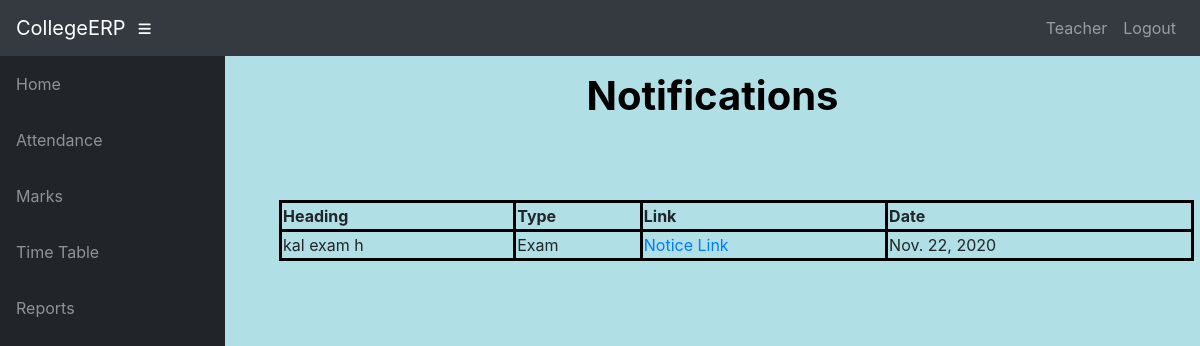
The app's page /info/student/212121/alerts/ (signed in), older data.
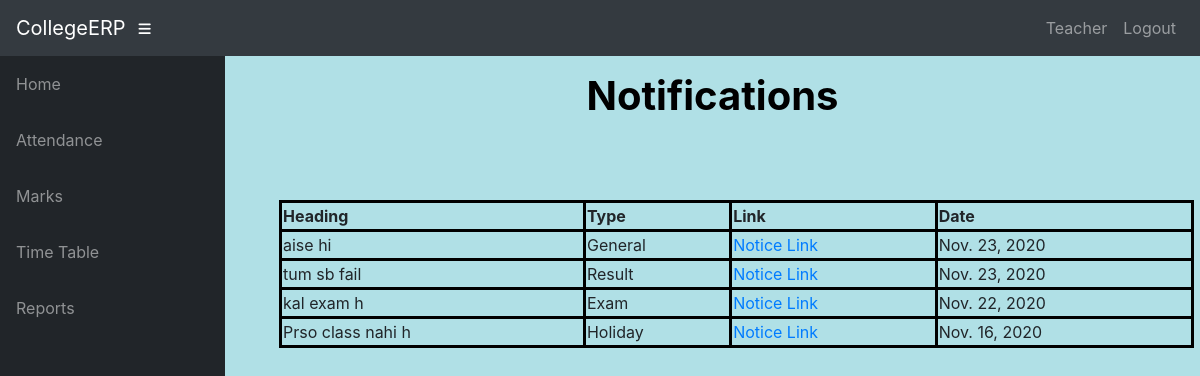
The same page, newer data.
### info/models.py (models this page shows, shortened)
class User(AbstractUser):
    @property
    def is_student(self):
        if hasattr(self, 'student'):
            return True
        return False
    @property
    def is_teacher(self):
        if hasattr(self, 'teacher'):
            return True
        return False

class Teacher(models.Model):
    user = models.OneToOneField(User, on_delete=models.CASCADE, null=True)
    id = models.CharField(primary_key=True, max_length=100)
    dept = models.ForeignKey(Dept, on_delete=models.CASCADE, default=1)
    name = models.CharField(max_length=100)
    sex = models.CharField(max_length=50, choices=sex_choice, default='Male')
    DOB = models.DateField(default='1980-01-01')
    meeting_link = models.URLField(blank=True)

class Alert(models.Model):
    Type = models.CharField(max_length=30, choices=alert_choice,blank=True)
    Heading = models.CharField(max_length=200)
    File_link = models.URLField()
    Date = models.DateField(blank=True,default=date.today())
    class Meta:
        verbose_name_plural = 'Alerts'

### info/views.py (the view)
# urls.py: path('student/<slug:stud_id>/alerts/',views.alerts,name='alerts'),
@login_required()
def alerts(request,stud_id):
    alerts_list = []
    for x in Alert.objects.all().order_by('Date').reverse():
        alerts_list.append(x)
        context = {
            'Alerts_list':alerts_list,
        }
    return render(request, 'info/alerts.html', context)

### info/templates/info/alerts.html (shortened to what this page needs)
{% extends 'info/base.html' %}
    {% load static %}
    {% block content %}
<body>
<h1><b>Notifications</b></h1><br><br><br>
<div class="container mx-4 my-20">
    <table style="width:100%">
  <tr>
    <th>Heading</th>
    <th>Type</th>
    <th>Link</th>
      <th>Date</th>
  </tr>
        {% for alert in Alerts_list %}
        <tr>
            <td>{{ alert.Heading }}</td>
            <td>{{ alert.Type }}</td>
            <td><a href="{{ alert.File_link }}">Notice Link</a></td>
            <td>{{ alert.Date }}</td>
        </tr>
        {% endfor %}
</table>
</div>
</body>
{%endblock%}

### info/templates/info/base.html (shortened to what this page needs)
<!DOCTYPE html>
<html lang="en">
  <head>
      {% load static %}
    <link href="{% static '/info/bootstrap/vendor/bootstrap/css/bootstrap.min.css' %}" rel="stylesheet">
    <link href="{% static '/info/bootstrap/vendor/fontawesome-free/css/all.min.css' %}" rel="stylesheet" type="text/css">
    <link href="{% static '/info/bootstrap/vendor/datatables/dataTables.bootstrap4.css' %}" rel="stylesheet">
    <link href="{% static '/info/bootstrap/css/sb-admin.css' %}" rel="stylesheet">
  </head>
  <body id="page-top">
    <nav class="navbar navbar-expand navbar-dark bg-dark static-top">
      <a class="navbar-brand mr-1" href="{% url 'index' %}">CollegeERP</a>
      <button class="btn btn-link btn-sm text-white order-1 order-sm-0" id="sidebarToggle" href="#">
        <i class="fas fa-bars"></i>
      </button>
        <div class="collapse navbar-collapse" id="navbarResponsive">
          <ul class="navbar-nav ml-auto">
            <li class="nav-item">
                {% if request.user.is_student %}
                    <a class="nav-link text-capitalize">{{ request.user.student.name }}</a>
                {% elif request.user.is_teacher %}
                    <a class="nav-link text-capitalize">{{ request.user.teacher.name }}</a>
                {% endif %}
            </li>
            <li class="nav-item">
                <a class="nav-link" href="#" data-toggle="modal" data-target="#logoutModal">Logout</a>
            </li>
          </ul>
        </div>
    </nav>
    <div id="wrapper">
      <ul class="sidebar navbar-nav">
            <li class="nav-item">
              <a class="nav-link" href="{% url 'index' %}">
                <span>Home</span>
              </a>
            </li>
        {% if request.user.is_student %}
            <li class="nav-item">
              <a class="nav-link" href="{% url 'attendance' request.user.student.Rollno %}">
                <span>Attendance</span>
              </a>
            </li>
            <li class="nav-item">
              <a class="nav-link" href="{% url 'attendance' request.user.student.Rollno %}">
                <span>Attendance By Subject</span>
              </a>
            </li>
            <li class="nav-item">
              <a class="nav-link" href="{% url 'marks_list' request.user.student.Rollno %}">
                <span>Marks</span>
              </a>
            </li>
              <li class="nav-item">
              <a class="nav-link" href="{% url 'timetable' request.user.student.class_id_id %}">
                <span>Time Table</span>
              </a>
            </li>
          <li class="nav-item">
              <a class="nav-link" href="{% url 'alerts' request.user.student.Rollno %}">
                <span>Notifications</span>
              </a>
            </li>
        {% elif request.user.is_teacher %}
            <li class="nav-item">
              <a class="nav-link" href="{% url 't_clas' request.user.teacher.id 1 %}">
                <span>Attendance</span>
              </a>
            </li>
            <li class="nav-item">
              <a class="nav-link" href="{% url 't_clas' request.user.teacher.id 2 %}">
                <span>Marks</span>
              </a>
            </li>
              <li class="nav-item">
              <a class="nav-link" href="{% url 't_timetable' request.user.teacher.id %}">
                <span>Time Table</span>
              </a>
            </li>
            <li class="nav-item">
              <a class="nav-link" href="{% url 't_clas' request.user.teacher.id 3 %}">
                <span>Reports</span>
              </a>
            </li>
        {% endif %}
      </ul>
      <div id="content-wrapper">
        <div class="container-fluid">
            {% block content %}
            {% endblock %}
        </div>
      </div>
    </div>
  </body>
</html>

### info/templates/info/alerts.html (style rules this page uses)
body { background-color: powderblue; }
h1 { color:Black; text-align:center; }
table, th, td { border: 3px solid black; }

Row changes from the older to the newer data that the page shows:
added Alert: Heading "aise hi", Type "General", Date "Nov. 23, 2020"
added Alert: Heading "tum sb fail", Type "Result", Date "Nov. 23, 2020"
added Alert: Heading "Prso class nahi h", Type "Holiday", Date "Nov. 16, 2020"
